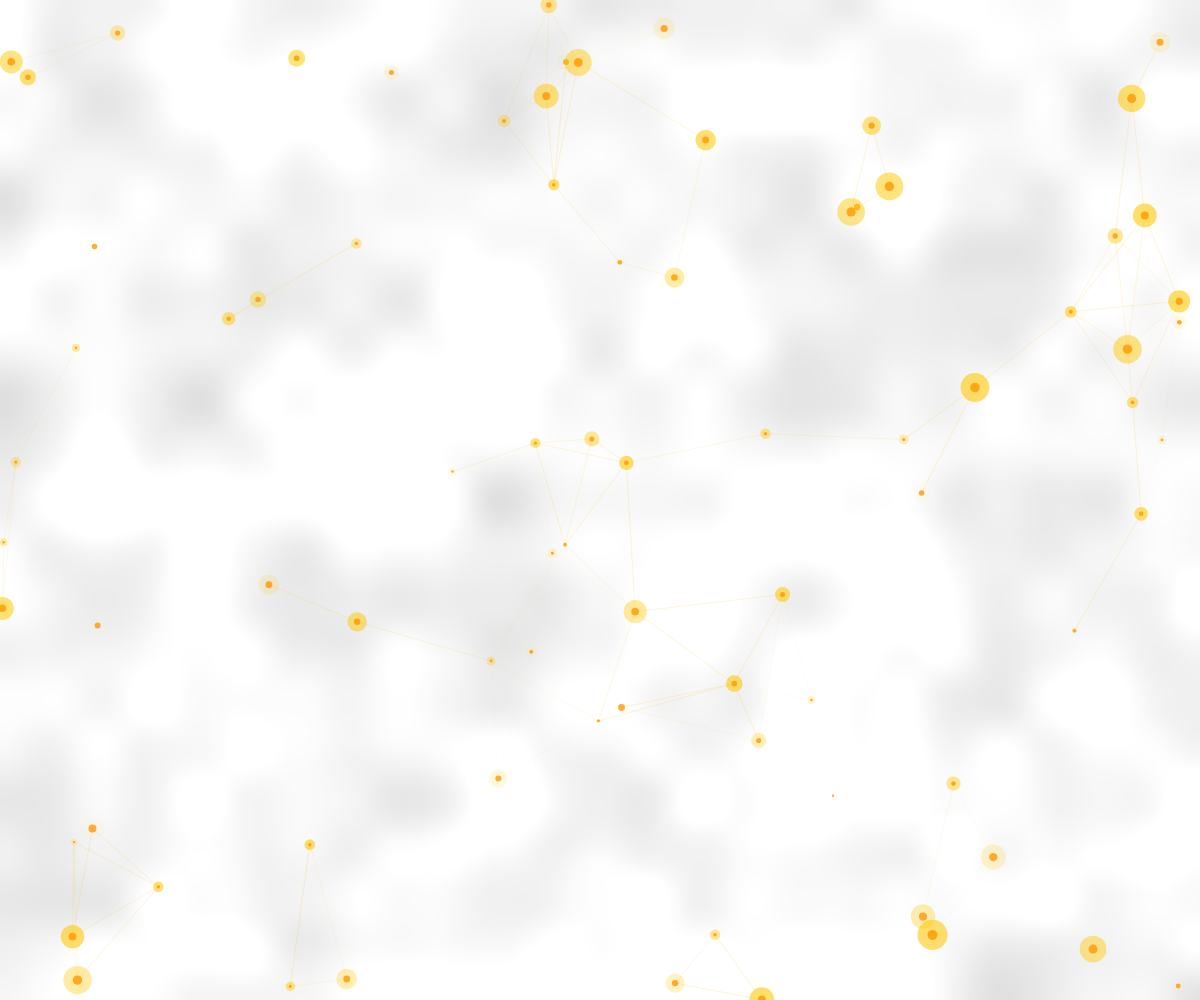
Frame 1 (no input)
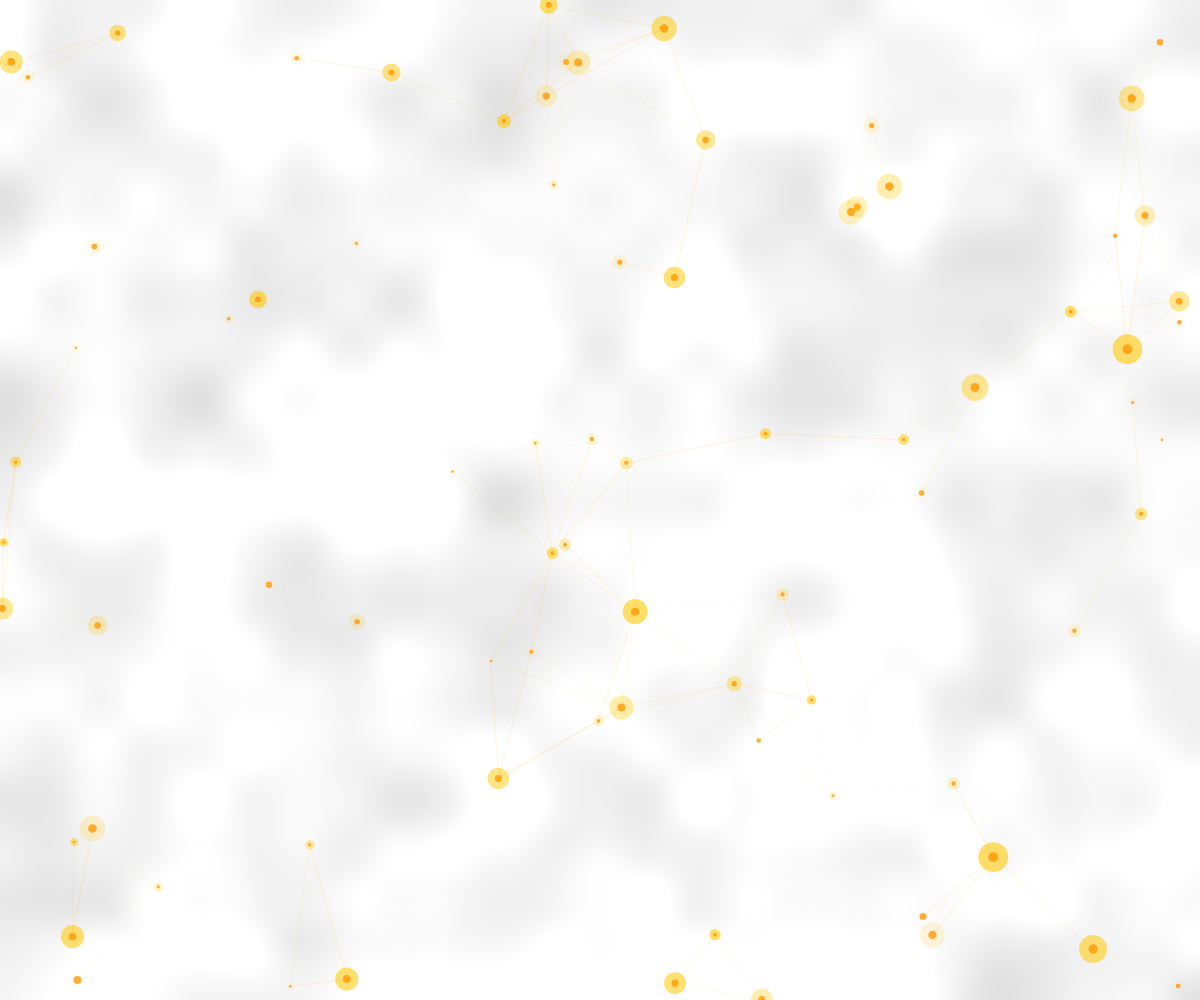
Frame 60 (no input)
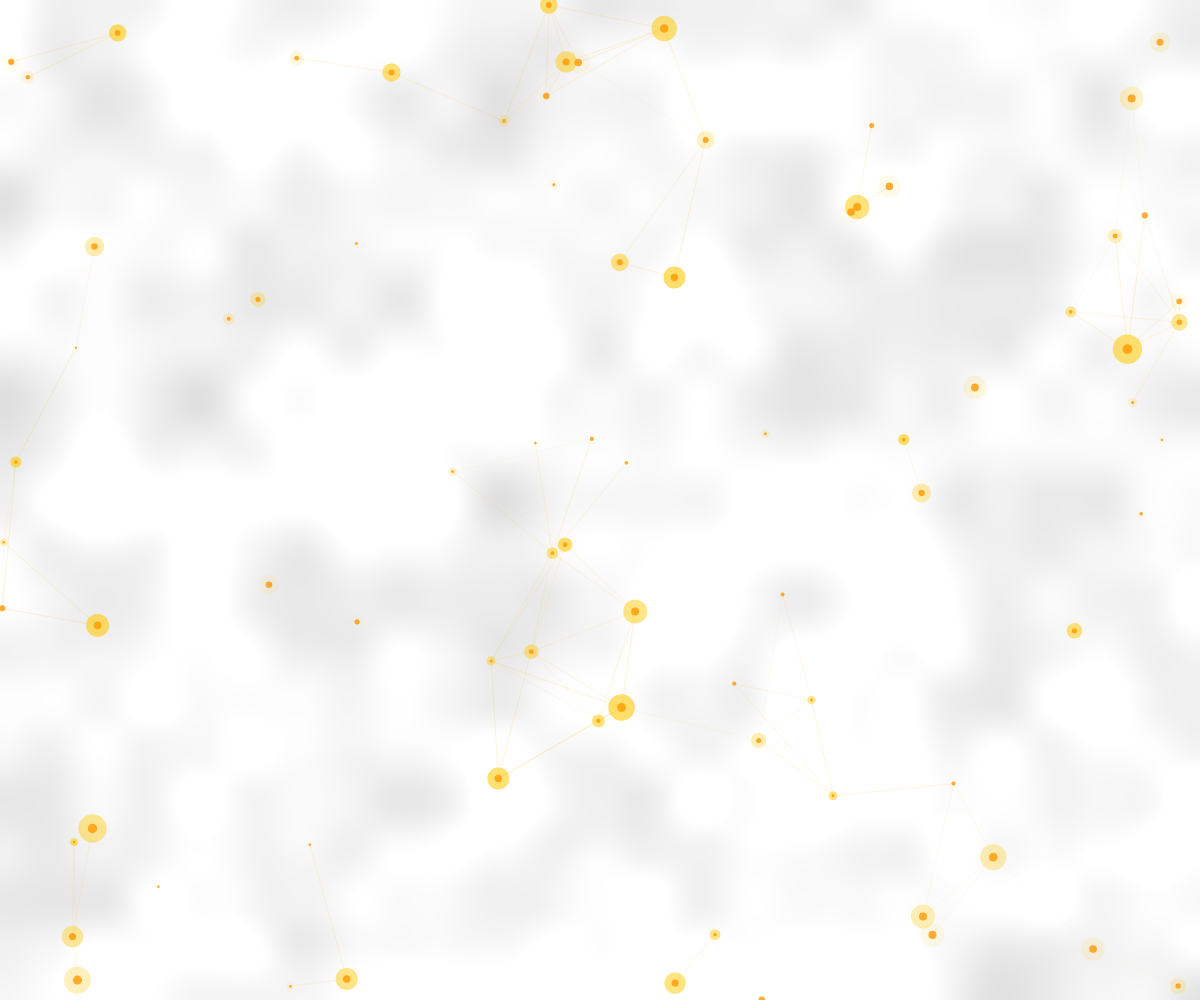
Frame 120 (the mouse pressed at the canvas centre since frame 60)

The p5.js sketch that drew these frames (run headless with seeded random() and noise() and a simulated clock; from frame 60 on, the mouse is pressed at the canvas centre):

// p5.js sketch
// ── sketch.js
let roots = [];
let paperTexture;
let pulseOffset = 0;

function setup() {
  createCanvas(windowWidth, windowHeight);
  
  // Create newsprint texture
  paperTexture = createGraphics(width, height);
  paperTexture.noiseDetail(2, 0.5);
  paperTexture.loadPixels();
  for (let y = 0; y < height; y++) {
    for (let x = 0; x < width; x++) {
      let noiseVal = paperTexture.noise(x * 0.01, y * 0.01) * 255;
      let gray = 220 + noiseVal * 0.3;
      paperTexture.set(x, y, color(gray));
    }
  }
  paperTexture.updatePixels();
  
  // Initialize root network
  for (let i = 0; i < 80; i++) {
    roots.push({
      x: random(width),
      y: random(height),
      size: random(2, 8),
      speed: random(0.01, 0.03),
      phase: random(TWO_PI),
      connections: []
    });
  }
  
  // Connect nearby roots
  for (let i = 0; i < roots.length; i++) {
    for (let j = i + 1; j < roots.length; j++) {
      let d = dist(roots[i].x, roots[i].y, roots[j].x, roots[j].y);
      if (d < 150) {
        roots[i].connections.push(j);
        if (roots[i].connections.length > 10) break;
      }
    }
  }
}

function draw() {
  // Draw textured background
  image(paperTexture, 0, 0);
  
  // Pulsing animation
  pulseOffset += 0.02;
  
  // Draw roots and connections
  for (let i = 0; i < roots.length; i++) {
    let root = roots[i];
    
    // Pulsing size effect
    let pulse = sin(frameCount * root.speed + root.phase) * 0.5 + 0.5;
    let size = root.size * (1 + pulse * 0.3);
    
    // Glow effect with warm color
    noStroke();
    fill(255, 200, 0, 150 * pulse);
    ellipse(root.x, root.y, size * 3, size * 3);
    
    // Main root
    fill(255, 150, 0, 200);
    ellipse(root.x, root.y, size, size);
    
    // Draw connections to nearby roots
    stroke(255, 180, 0, 80 * pulse);
    strokeWeight(0.5);
    for (let j = 0; j < root.connections.length; j++) {
      let otherRoot = roots[root.connections[j]];
      if (otherRoot) {
        line(root.x, root.y, otherRoot.x, otherRoot.y);
      }
    }
  }
}

function windowResized() {
  resizeCanvas(windowWidth, windowHeight);
}
